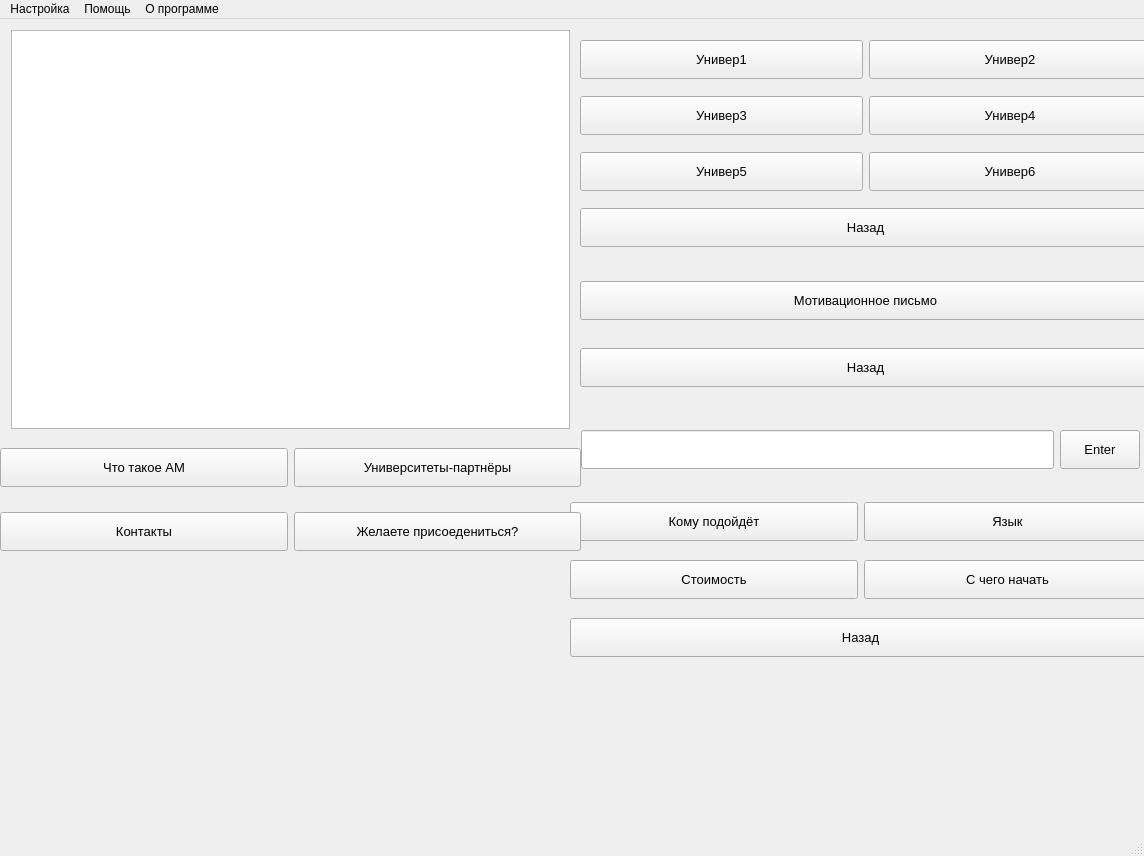
<?xml version="1.0" encoding="UTF-8"?>
<ui version="4.0">
 <class>MainWindow</class>
 <widget class="QMainWindow" name="MainWindow">
  <property name="geometry">
   <rect>
    <x>0</x>
    <y>0</y>
    <width>1144</width>
    <height>856</height>
   </rect>
  </property>
  <property name="minimumSize">
   <size>
    <width>0</width>
    <height>0</height>
   </size>
  </property>
  <property name="maximumSize">
   <size>
    <width>16777215</width>
    <height>16777215</height>
   </size>
  </property>
  <property name="windowTitle">
   <string>Чат-бот</string>
  </property>
  <property name="windowIcon">
   <iconset resource="res.qrc">
    <normaloff>:/new/images/33.png</normaloff>:/new/images/33.png</iconset>
  </property>
  <widget class="QWidget" name="centralwidget">
   <widget class="QWidget" name="layout_chat_2" native="true">
    <property name="geometry">
     <rect>
      <x>10</x>
      <y>10</y>
      <width>561</width>
      <height>401</height>
     </rect>
    </property>
    <property name="minimumSize">
     <size>
      <width>0</width>
      <height>0</height>
     </size>
    </property>
    <property name="maximumSize">
     <size>
      <width>16777215</width>
      <height>16777215</height>
     </size>
    </property>
    <property name="acceptDrops">
     <bool>false</bool>
    </property>
    <layout class="QVBoxLayout" name="layout_chat">
     <property name="spacing">
      <number>1</number>
     </property>
     <property name="leftMargin">
      <number>1</number>
     </property>
     <property name="topMargin">
      <number>1</number>
     </property>
     <property name="rightMargin">
      <number>1</number>
     </property>
     <property name="bottomMargin">
      <number>1</number>
     </property>
     <item>
      <widget class="QTextBrowser" name="textBrowser">
       <property name="readOnly">
        <bool>false</bool>
       </property>
      </widget>
     </item>
    </layout>
   </widget>
   <widget class="QWidget" name="layout_details" native="true">
    <property name="enabled">
     <bool>true</bool>
    </property>
    <property name="geometry">
     <rect>
      <x>570</x>
      <y>470</y>
      <width>581</width>
      <height>181</height>
     </rect>
    </property>
    <layout class="QVBoxLayout" name="verticalLayout_3">
     <item>
      <layout class="QHBoxLayout" name="horizontalLayout_5">
       <item>
        <widget class="QPushButton" name="btn1_1">
         <property name="minimumSize">
          <size>
           <width>0</width>
           <height>39</height>
          </size>
         </property>
         <property name="font">
          <font>
           <pointsize>10</pointsize>
           <weight>50</weight>
           <bold>false</bold>
          </font>
         </property>
         <property name="text">
          <string>Кому подойдёт</string>
         </property>
         <property name="icon">
          <iconset resource="res.qrc">
           <normaloff>:/new/images/whom.png</normaloff>:/new/images/whom.png</iconset>
         </property>
         <property name="iconSize">
          <size>
           <width>30</width>
           <height>30</height>
          </size>
         </property>
        </widget>
       </item>
       <item>
        <widget class="QPushButton" name="btn1_2">
         <property name="minimumSize">
          <size>
           <width>0</width>
           <height>39</height>
          </size>
         </property>
         <property name="font">
          <font>
           <pointsize>10</pointsize>
           <weight>50</weight>
           <bold>false</bold>
          </font>
         </property>
         <property name="text">
          <string>Язык</string>
         </property>
         <property name="icon">
          <iconset resource="res.qrc">
           <normaloff>:/new/images/lang.png</normaloff>:/new/images/lang.png</iconset>
         </property>
         <property name="iconSize">
          <size>
           <width>30</width>
           <height>30</height>
          </size>
         </property>
        </widget>
       </item>
      </layout>
     </item>
     <item>
      <layout class="QHBoxLayout" name="horizontalLayout_6">
       <item>
        <widget class="QPushButton" name="btn1_3">
         <property name="minimumSize">
          <size>
           <width>0</width>
           <height>39</height>
          </size>
         </property>
         <property name="font">
          <font>
           <pointsize>10</pointsize>
           <weight>50</weight>
           <bold>false</bold>
          </font>
         </property>
         <property name="text">
          <string>Стоимость</string>
         </property>
         <property name="icon">
          <iconset resource="res.qrc">
           <normaloff>:/new/images/Bitcoin.png</normaloff>:/new/images/Bitcoin.png</iconset>
         </property>
         <property name="iconSize">
          <size>
           <width>30</width>
           <height>30</height>
          </size>
         </property>
        </widget>
       </item>
       <item>
        <widget class="QPushButton" name="btn1_4">
         <property name="minimumSize">
          <size>
           <width>0</width>
           <height>39</height>
          </size>
         </property>
         <property name="font">
          <font>
           <pointsize>10</pointsize>
           <weight>50</weight>
           <bold>false</bold>
          </font>
         </property>
         <property name="text">
          <string>С чего начать</string>
         </property>
         <property name="icon">
          <iconset resource="res.qrc">
           <normaloff>:/new/images/start.png</normaloff>:/new/images/start.png</iconset>
         </property>
         <property name="iconSize">
          <size>
           <width>30</width>
           <height>30</height>
          </size>
         </property>
        </widget>
       </item>
      </layout>
     </item>
     <item>
      <widget class="QPushButton" name="btn1_back">
       <property name="minimumSize">
        <size>
         <width>0</width>
         <height>39</height>
        </size>
       </property>
       <property name="font">
        <font>
         <pointsize>10</pointsize>
         <weight>50</weight>
         <bold>false</bold>
        </font>
       </property>
       <property name="text">
        <string>Назад</string>
       </property>
       <property name="icon">
        <iconset resource="res.qrc">
         <normaloff>:/new/images/back.png</normaloff>:/new/images/back.png</iconset>
       </property>
       <property name="iconSize">
        <size>
         <width>30</width>
         <height>30</height>
        </size>
       </property>
      </widget>
     </item>
    </layout>
   </widget>
   <widget class="QWidget" name="layout_letter" native="true">
    <property name="geometry">
     <rect>
      <x>580</x>
      <y>240</y>
      <width>571</width>
      <height>151</height>
     </rect>
    </property>
    <layout class="QVBoxLayout" name="verticalLayout_4">
     <item>
      <widget class="QPushButton" name="btn1_4_1">
       <property name="minimumSize">
        <size>
         <width>0</width>
         <height>39</height>
        </size>
       </property>
       <property name="font">
        <font>
         <pointsize>10</pointsize>
         <weight>50</weight>
         <bold>false</bold>
        </font>
       </property>
       <property name="text">
        <string>Мотивационное письмо</string>
       </property>
       <property name="icon">
        <iconset resource="res.qrc">
         <normaloff>:/new/images/letter.png</normaloff>:/new/images/letter.png</iconset>
       </property>
       <property name="iconSize">
        <size>
         <width>30</width>
         <height>30</height>
        </size>
       </property>
      </widget>
     </item>
     <item>
      <widget class="QPushButton" name="btn1_4_back">
       <property name="minimumSize">
        <size>
         <width>0</width>
         <height>39</height>
        </size>
       </property>
       <property name="font">
        <font>
         <pointsize>10</pointsize>
         <weight>50</weight>
         <bold>false</bold>
        </font>
       </property>
       <property name="text">
        <string>Назад</string>
       </property>
       <property name="icon">
        <iconset resource="res.qrc">
         <normaloff>:/new/images/back.png</normaloff>:/new/images/back.png</iconset>
       </property>
       <property name="iconSize">
        <size>
         <width>30</width>
         <height>30</height>
        </size>
       </property>
      </widget>
     </item>
    </layout>
   </widget>
   <widget class="QWidget" name="layout_patners" native="true">
    <property name="geometry">
     <rect>
      <x>580</x>
      <y>10</y>
      <width>571</width>
      <height>231</height>
     </rect>
    </property>
    <layout class="QVBoxLayout" name="verticalLayout_5">
     <item>
      <layout class="QHBoxLayout" name="horizontalLayout_8">
       <item>
        <widget class="QPushButton" name="btn2_1">
         <property name="minimumSize">
          <size>
           <width>0</width>
           <height>39</height>
          </size>
         </property>
         <property name="font">
          <font>
           <pointsize>10</pointsize>
           <weight>50</weight>
           <bold>false</bold>
          </font>
         </property>
         <property name="text">
          <string>Универ1</string>
         </property>
         <property name="icon">
          <iconset resource="res.qrc">
           <normaloff>:/new/images/univ1.png</normaloff>:/new/images/univ1.png</iconset>
         </property>
         <property name="iconSize">
          <size>
           <width>30</width>
           <height>30</height>
          </size>
         </property>
        </widget>
       </item>
       <item>
        <widget class="QPushButton" name="btn2_2">
         <property name="minimumSize">
          <size>
           <width>0</width>
           <height>39</height>
          </size>
         </property>
         <property name="font">
          <font>
           <pointsize>10</pointsize>
           <weight>50</weight>
           <bold>false</bold>
          </font>
         </property>
         <property name="text">
          <string>Универ2</string>
         </property>
         <property name="icon">
          <iconset resource="res.qrc">
           <normaloff>:/new/images/univ1.png</normaloff>:/new/images/univ1.png</iconset>
         </property>
         <property name="iconSize">
          <size>
           <width>30</width>
           <height>30</height>
          </size>
         </property>
        </widget>
       </item>
      </layout>
     </item>
     <item>
      <layout class="QHBoxLayout" name="horizontalLayout_9">
       <item>
        <widget class="QPushButton" name="btn2_3">
         <property name="minimumSize">
          <size>
           <width>0</width>
           <height>39</height>
          </size>
         </property>
         <property name="font">
          <font>
           <pointsize>10</pointsize>
           <weight>50</weight>
           <bold>false</bold>
          </font>
         </property>
         <property name="text">
          <string>Универ3</string>
         </property>
         <property name="icon">
          <iconset resource="res.qrc">
           <normaloff>:/new/images/univ1.png</normaloff>:/new/images/univ1.png</iconset>
         </property>
         <property name="iconSize">
          <size>
           <width>30</width>
           <height>30</height>
          </size>
         </property>
        </widget>
       </item>
       <item>
        <widget class="QPushButton" name="btn2_4">
         <property name="minimumSize">
          <size>
           <width>0</width>
           <height>39</height>
          </size>
         </property>
         <property name="font">
          <font>
           <pointsize>10</pointsize>
           <weight>50</weight>
           <bold>false</bold>
          </font>
         </property>
         <property name="text">
          <string>Универ4</string>
         </property>
         <property name="icon">
          <iconset resource="res.qrc">
           <normaloff>:/new/images/univ1.png</normaloff>:/new/images/univ1.png</iconset>
         </property>
         <property name="iconSize">
          <size>
           <width>30</width>
           <height>30</height>
          </size>
         </property>
        </widget>
       </item>
      </layout>
     </item>
     <item>
      <layout class="QHBoxLayout" name="horizontalLayout_7">
       <item>
        <widget class="QPushButton" name="btn2_5">
         <property name="minimumSize">
          <size>
           <width>0</width>
           <height>39</height>
          </size>
         </property>
         <property name="font">
          <font>
           <pointsize>10</pointsize>
           <weight>50</weight>
           <bold>false</bold>
          </font>
         </property>
         <property name="text">
          <string>Универ5</string>
         </property>
         <property name="icon">
          <iconset resource="res.qrc">
           <normaloff>:/new/images/univ1.png</normaloff>:/new/images/univ1.png</iconset>
         </property>
         <property name="iconSize">
          <size>
           <width>30</width>
           <height>30</height>
          </size>
         </property>
        </widget>
       </item>
       <item>
        <widget class="QPushButton" name="btn2_6">
         <property name="minimumSize">
          <size>
           <width>0</width>
           <height>39</height>
          </size>
         </property>
         <property name="font">
          <font>
           <pointsize>10</pointsize>
           <weight>50</weight>
           <bold>false</bold>
          </font>
         </property>
         <property name="text">
          <string>Универ6</string>
         </property>
         <property name="icon">
          <iconset resource="res.qrc">
           <normaloff>:/new/images/univ1.png</normaloff>:/new/images/univ1.png</iconset>
         </property>
         <property name="iconSize">
          <size>
           <width>30</width>
           <height>30</height>
          </size>
         </property>
        </widget>
       </item>
      </layout>
     </item>
     <item>
      <widget class="QPushButton" name="btn2_back">
       <property name="minimumSize">
        <size>
         <width>0</width>
         <height>39</height>
        </size>
       </property>
       <property name="font">
        <font>
         <pointsize>10</pointsize>
         <weight>50</weight>
         <bold>false</bold>
        </font>
       </property>
       <property name="text">
        <string>Назад</string>
       </property>
       <property name="icon">
        <iconset resource="res.qrc">
         <normaloff>:/new/images/back.png</normaloff>:/new/images/back.png</iconset>
       </property>
       <property name="iconSize">
        <size>
         <width>30</width>
         <height>30</height>
        </size>
       </property>
      </widget>
     </item>
    </layout>
   </widget>
   <widget class="QWidget" name="layout_main" native="true">
    <property name="geometry">
     <rect>
      <x>0</x>
      <y>410</y>
      <width>581</width>
      <height>141</height>
     </rect>
    </property>
    <layout class="QVBoxLayout" name="verticalLayout">
     <item>
      <layout class="QHBoxLayout" name="horizontalLayout_16">
       <item>
        <widget class="QPushButton" name="btn1">
         <property name="minimumSize">
          <size>
           <width>0</width>
           <height>39</height>
          </size>
         </property>
         <property name="font">
          <font>
           <pointsize>10</pointsize>
           <weight>50</weight>
           <bold>false</bold>
          </font>
         </property>
         <property name="text">
          <string>Что такое АМ</string>
         </property>
         <property name="icon">
          <iconset resource="res.qrc">
           <normaloff>:/new/images/what.png</normaloff>:/new/images/what.png</iconset>
         </property>
         <property name="iconSize">
          <size>
           <width>30</width>
           <height>30</height>
          </size>
         </property>
        </widget>
       </item>
       <item>
        <widget class="QPushButton" name="btn2">
         <property name="minimumSize">
          <size>
           <width>0</width>
           <height>39</height>
          </size>
         </property>
         <property name="font">
          <font>
           <pointsize>10</pointsize>
           <weight>50</weight>
           <bold>false</bold>
          </font>
         </property>
         <property name="text">
          <string>Университеты-партнёры</string>
         </property>
         <property name="icon">
          <iconset resource="res.qrc">
           <normaloff>:/new/images/univ.png</normaloff>:/new/images/univ.png</iconset>
         </property>
         <property name="iconSize">
          <size>
           <width>30</width>
           <height>30</height>
          </size>
         </property>
        </widget>
       </item>
      </layout>
     </item>
     <item>
      <layout class="QHBoxLayout" name="horizontalLayout_17">
       <item>
        <widget class="QPushButton" name="btn4">
         <property name="minimumSize">
          <size>
           <width>0</width>
           <height>39</height>
          </size>
         </property>
         <property name="font">
          <font>
           <pointsize>10</pointsize>
           <weight>50</weight>
           <bold>false</bold>
          </font>
         </property>
         <property name="text">
          <string>Контакты</string>
         </property>
         <property name="icon">
          <iconset resource="res.qrc">
           <normaloff>:/new/images/contacts.png</normaloff>:/new/images/contacts.png</iconset>
         </property>
         <property name="iconSize">
          <size>
           <width>30</width>
           <height>30</height>
          </size>
         </property>
        </widget>
       </item>
       <item>
        <widget class="QPushButton" name="btn3">
         <property name="minimumSize">
          <size>
           <width>0</width>
           <height>39</height>
          </size>
         </property>
         <property name="font">
          <font>
           <pointsize>10</pointsize>
           <weight>50</weight>
           <bold>false</bold>
          </font>
         </property>
         <property name="text">
          <string>Желаете присоедениться?</string>
         </property>
         <property name="icon">
          <iconset resource="res.qrc">
           <normaloff>:/new/images/join.png</normaloff>:/new/images/join.png</iconset>
         </property>
         <property name="iconSize">
          <size>
           <width>30</width>
           <height>30</height>
          </size>
         </property>
        </widget>
       </item>
      </layout>
     </item>
    </layout>
   </widget>
   <widget class="QWidget" name="layout_enter" native="true">
    <property name="enabled">
     <bool>true</bool>
    </property>
    <property name="geometry">
     <rect>
      <x>580</x>
      <y>390</y>
      <width>561</width>
      <height>81</height>
     </rect>
    </property>
    <property name="sizePolicy">
     <sizepolicy hsizetype="Preferred" vsizetype="Preferred">
      <horstretch>0</horstretch>
      <verstretch>0</verstretch>
     </sizepolicy>
    </property>
    <property name="layoutDirection">
     <enum>Qt::LeftToRight</enum>
    </property>
    <layout class="QHBoxLayout" name="horizontalLayout_15">
     <property name="leftMargin">
      <number>1</number>
     </property>
     <property name="rightMargin">
      <number>1</number>
     </property>
     <item>
      <widget class="QLineEdit" name="lineEdit">
       <property name="sizePolicy">
        <sizepolicy hsizetype="MinimumExpanding" vsizetype="Fixed">
         <horstretch>0</horstretch>
         <verstretch>0</verstretch>
        </sizepolicy>
       </property>
       <property name="minimumSize">
        <size>
         <width>0</width>
         <height>39</height>
        </size>
       </property>
       <property name="font">
        <font>
         <pointsize>10</pointsize>
         <weight>50</weight>
         <bold>false</bold>
        </font>
       </property>
      </widget>
     </item>
     <item>
      <widget class="QPushButton" name="pushButton">
       <property name="minimumSize">
        <size>
         <width>0</width>
         <height>39</height>
        </size>
       </property>
       <property name="font">
        <font>
         <pointsize>10</pointsize>
         <weight>50</weight>
         <bold>false</bold>
        </font>
       </property>
       <property name="text">
        <string>Enter</string>
       </property>
      </widget>
     </item>
    </layout>
   </widget>
  </widget>
  <widget class="QMenuBar" name="menubar">
   <property name="geometry">
    <rect>
     <x>0</x>
     <y>0</y>
     <width>1144</width>
     <height>26</height>
    </rect>
   </property>
   <widget class="QMenu" name="menu">
    <property name="title">
     <string>Настройка</string>
    </property>
    <addaction name="action_4"/>
   </widget>
   <widget class="QMenu" name="menu_2">
    <property name="title">
     <string>Помощь</string>
    </property>
    <addaction name="action"/>
    <addaction name="action_2"/>
    <addaction name="action_5"/>
   </widget>
   <widget class="QMenu" name="menu_3">
    <property name="tearOffEnabled">
     <bool>false</bool>
    </property>
    <property name="title">
     <string>О программе</string>
    </property>
    <addaction name="action_3"/>
   </widget>
   <addaction name="menu"/>
   <addaction name="menu_2"/>
   <addaction name="menu_3"/>
  </widget>
  <widget class="QStatusBar" name="statusbar"/>
  <action name="action">
   <property name="text">
    <string>Как пользоваться...</string>
   </property>
  </action>
  <action name="action_2">
   <property name="text">
    <string>Оценить приложение</string>
   </property>
  </action>
  <action name="action_3">
   <property name="text">
    <string>Детальнее</string>
   </property>
  </action>
  <action name="action_4">
   <property name="text">
    <string>Настройка</string>
   </property>
  </action>
  <action name="action_5">
   <property name="text">
    <string>Нашли баг?</string>
   </property>
  </action>
 </widget>
 <resources>
  <include location="res.qrc"/>
 </resources>
 <connections/>
</ui>
